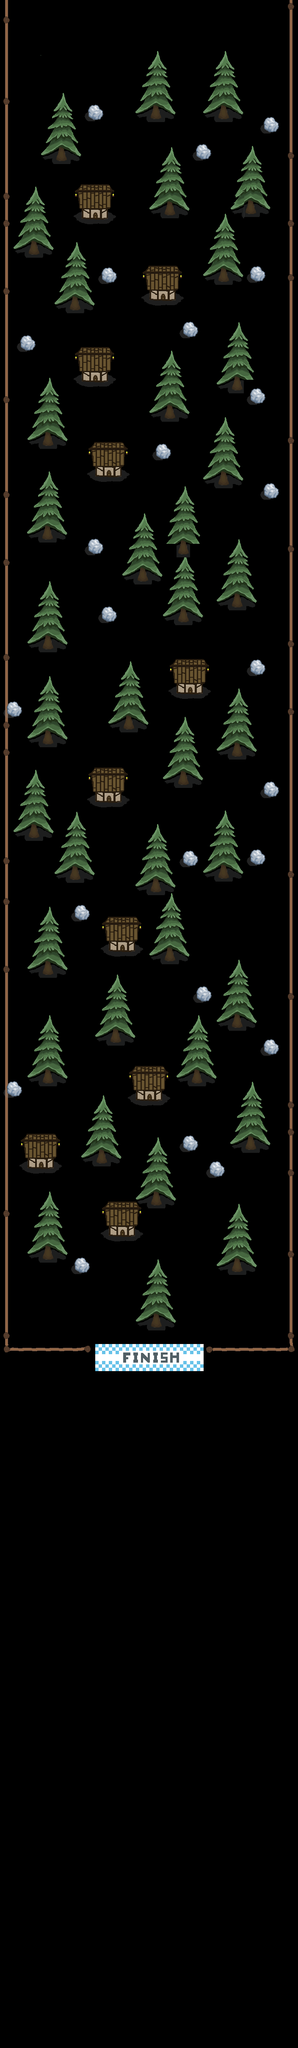

Tiled map render using the project's own tile images. Description and the map definition, with tile-layer contents summarised, below:
An orthogonal 22x151 tile map with 32x32 px tiles, 2 tile layers (Tile Layer 2, Main), 4 tilesets and 78 objects.

<map version="1.0" tiledversion="1.1.5" orientation="orthogonal" renderorder="right-down" width="22" height="151" tilewidth="32" tileheight="32" infinite="0" nextobjectid="186">
 <tileset firstgid="1" name="SnowTileSet" tilewidth="32" tileheight="32" tilecount="36" columns="6">
  <image source="../Sprites/TileSet.png" width="193" height="193" />
 </tileset>
 <tileset firstgid="37" name="House" tilewidth="32" tileheight="32" tilecount="16" columns="4">
  <image source="../Sprites/House.png" width="128" height="128" />
 </tileset>
 <tileset firstgid="53" name="Fence" tilewidth="32" tileheight="32" tilecount="9" columns="3">
  <image source="../Sprites/Fence.png" width="96" height="96" />
 </tileset>
 <tileset firstgid="62" name="Finish Line" tilewidth="32" tileheight="32" tilecount="16" columns="8">
  <image source="../Sprites/Finish Line.png" width="264" height="64" />
 </tileset>
 <layer name="Tile Layer 2" width="22" height="151">
  <data>[3322 cells, 745 non-empty, 46 distinct tile ids]</data>
 </layer>
 <objectgroup name="Spawn">
  <object id="183" x="326" y="12" width="46" height="50" />
 </objectgroup>
 <layer name="Main" width="22" height="151" offsetx="1" offsety="3">
  <data>[3322 cells, 457 non-empty, 44 distinct tile ids]</data>
 </layer>
 <objectgroup name="Collision" offsetx="4.66667" offsety="2">
  <object id="92" x="127.333" y="331" width="25" height="46" />
  <object id="93" x="384.333" y="459" width="25" height="46" />
  <object id="95" x="160.333" y="682" width="25" height="46" />
  <object id="96" x="383.333" y="938" width="25" height="46" />
  <object id="97" x="95.3333" y="1004" width="25" height="46" />
  <object id="98" x="416.333" y="1256" width="25" height="46" />
  <object id="99" x="320.333" y="1320" width="25" height="46" />
  <object id="100" x="415.333" y="1418" width="25" height="46" />
  <object id="101" x="96.3333" y="1482" width="25" height="46" />
  <object id="102" x="95.3333" y="1705" width="25" height="46" />
  <object id="103" x="160.333" y="2026" width="25" height="46" />
  <object id="104" x="416.333" y="1802" width="25" height="46" />
  <object id="105" x="96.3333" y="2250" width="25" height="46" />
  <object id="106" x="384.333" y="2219" width="25" height="46" />
  <object id="107" x="95.3333" y="2508" width="25" height="46" />
  <object id="108" x="447.333" y="2509" width="25" height="46" />
  <object id="109" x="256.333" y="2409" width="25" height="46" />
  <object id="110" x="351.333" y="2794" width="25" height="46" />
  <object id="111" x="94.3333" y="2922" width="25" height="46" />
  <object id="112" x="351.333" y="3081" width="25" height="46" />
  <object id="128" x="181.333" y="433.5" width="73.5" height="78" />
  <object id="129" x="340.333" y="624.5" width="73" height="80.5" />
  <object id="130" x="185.833" y="817" width="67" height="80.5" />
  <object id="131" x="217.333" y="1042" width="68" height="79" />
  <object id="132" x="410.333" y="1554" width="64.5" height="79" />
  <object id="133" x="218.833" y="1808.5" width="65.5" height="82" />
  <object id="134" x="249.333" y="2162" width="67" height="80" />
  <object id="135" x="314.333" y="2512.5" width="65" height="82" />
  <object id="136" x="59.8333" y="2673.5" width="64" height="80.5" />
  <object id="137" x="251.333" y="2834" width="62.5" height="79.5" />
  <object id="138" x="353.833" y="245" width="21" height="33" />
  <object id="139" x="65.3333" y="565.5" width="20" height="32" />
  <object id="140" x="98.3333" y="1236" width="22" height="36.5" />
  <object id="141" x="288.333" y="1685" width="22" height="32" />
  <object id="142" x="66.3333" y="1940.5" width="20.5" height="32" />
  <object id="143" x="352.833" y="2068.5" width="22" height="33.5" />
  <object id="144" x="227.833" y="2707.5" width="21" height="32.5" />
  <object id="145" x="205.333" y="245.5" width="33" height="34.5" />
  <object id="146" x="427.833" y="759.5" width="34.5" height="31" />
  <object id="147" x="239.333" y="630" width="29" height="34" />
  <object id="148" x="46.8333" y="790.5" width="30" height="32" />
  <object id="149" x="365.833" y="1047.5" width="29" height="33" />
  <object id="150" x="207.333" y="1269.5" width="29" height="32.5" />
  <object id="151" x="237.833" y="1428.5" width="31.5" height="35.5" />
  <object id="152" x="13.3333" y="1653.5" width="30" height="35" />
  <object id="153" x="430.333" y="2005.5" width="30.5" height="35.5" />
  <object id="154" x="172.833" y="2134.5" width="32.5" height="32" />
  <object id="155" x="462.333" y="2326.5" width="30" height="32.5" />
  <object id="156" x="12.8333" y="2550" width="32" height="35" />
  <object id="157" x="429.833" y="2677" width="31" height="33" />
  <object id="158" x="169.833" y="2968" width="34.5" height="32" />
  <object id="159" x="-0.66667" y="-2" width="24" height="3196" />
  <object id="160" x="675.333" y="-2" width="20" height="3196" />
  <object id="161" x="516.333" y="237" width="18" height="39" />
  <object id="162" x="621.333" y="277" width="27" height="33" />
  <object id="163" x="463.333" y="341" width="27" height="33" />
  <object id="164" x="580.333" y="466" width="16" height="35" />
  <object id="165" x="590.333" y="626" width="27" height="32" />
  <object id="166" x="516.333" y="628" width="18" height="33" />
  <object id="167" x="544.333" y="882" width="22" height="37" />
  <object id="168" x="586.333" y="916" width="34" height="32" />
  <object id="169" x="515.333" y="1108" width="20" height="36" />
  <object id="170" x="616.333" y="1143" width="34" height="25" />
  <object id="171" x="544.333" y="1395" width="22" height="37" />
  <object id="172" x="588.333" y="1549" width="30" height="36" />
  <object id="173" x="543.333" y="1748" width="23" height="33" />
  <object id="174" x="619.333" y="1842" width="26" height="33" />
  <object id="175" x="513.333" y="2037" width="22" height="32" />
  <object id="176" x="585.333" y="2007" width="37" height="30" />
  <object id="177" x="549.333" y="2386" width="17" height="37" />
  <object id="178" x="616.333" y="2446" width="33" height="37" />
  <object id="179" x="579.333" y="2678" width="20" height="33" />
  <object id="180" x="498.333" y="2741" width="24" height="28" />
  <object id="181" x="542.333" y="2960" width="27" height="37" />
  <object id="184" x="23.3333" y="3167" width="188" height="30" />
  <object id="185" x="479.333" y="3168" width="192" height="30" />
 </objectgroup>
 <objectgroup name="SnowmanCollision" offsetx="-1" offsety="0" />
 <objectgroup name="Coin" />
 <objectgroup name="Finish">
  <object id="91" x="223" y="3169" width="254" height="28" />
 </objectgroup>
</map>
